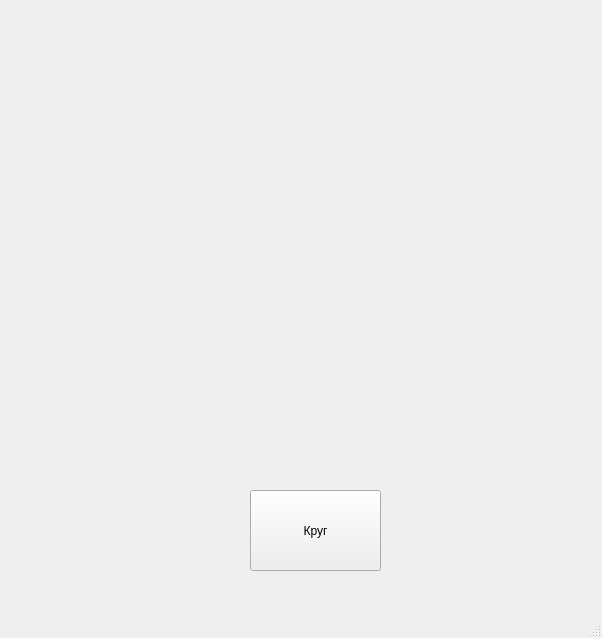
<?xml version="1.0" encoding="UTF-8"?>
<ui version="4.0">
 <class>MainWindow</class>
 <widget class="QMainWindow" name="MainWindow">
  <property name="geometry">
   <rect>
    <x>0</x>
    <y>0</y>
    <width>602</width>
    <height>638</height>
   </rect>
  </property>
  <property name="windowTitle">
   <string>MainWindow</string>
  </property>
  <widget class="QWidget" name="centralwidget">
   <widget class="QPushButton" name="add">
    <property name="geometry">
     <rect>
      <x>250</x>
      <y>490</y>
      <width>131</width>
      <height>81</height>
     </rect>
    </property>
    <property name="text">
     <string>Круг</string>
    </property>
   </widget>
  </widget>
  <widget class="QMenuBar" name="menubar">
   <property name="geometry">
    <rect>
     <x>0</x>
     <y>0</y>
     <width>602</width>
     <height>21</height>
    </rect>
   </property>
  </widget>
  <widget class="QStatusBar" name="statusbar"/>
 </widget>
 <resources/>
 <connections/>
</ui>
